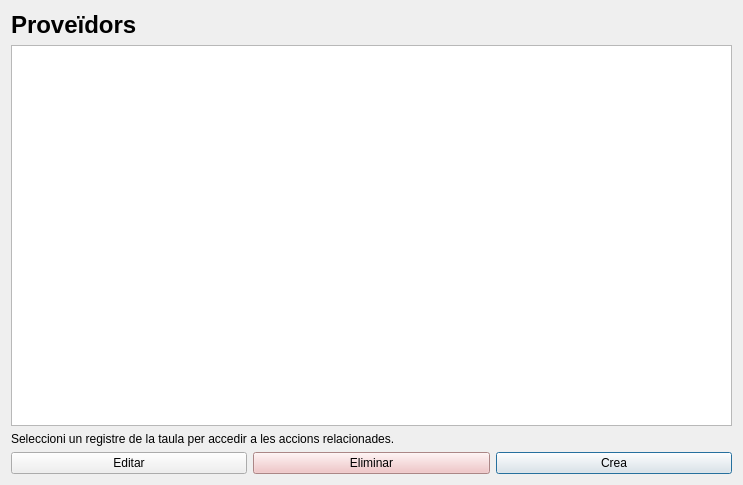
<?xml version="1.0" encoding="UTF-8"?>
<ui version="4.0">
 <class>ShowVendors</class>
 <widget class="QWidget" name="ShowVendors">
  <property name="geometry">
   <rect>
    <x>0</x>
    <y>0</y>
    <width>743</width>
    <height>485</height>
   </rect>
  </property>
  <property name="windowTitle">
   <string>Mostra proveïdors</string>
  </property>
  <layout class="QVBoxLayout" name="verticalLayout_2">
   <item>
    <layout class="QVBoxLayout" name="verticalLayout">
     <item>
      <widget class="QLabel" name="labelTitle">
       <property name="text">
        <string>&lt;html&gt;&lt;head/&gt;&lt;body&gt;&lt;h1 style=&quot; margin-top:18px; margin-bottom:12px; margin-left:0px; margin-right:0px; -qt-block-indent:0; text-indent:0px;&quot;&gt;&lt;span style=&quot; font-size:xx-large; font-weight:700;&quot;&gt;Proveïdors&lt;/span&gt;&lt;/h1&gt;&lt;/body&gt;&lt;/html&gt;</string>
       </property>
       <property name="textFormat">
        <enum>Qt::MarkdownText</enum>
       </property>
      </widget>
     </item>
     <item>
      <widget class="QTableWidget" name="tableVendors">
       <property name="rowCount">
        <number>0</number>
       </property>
       <property name="columnCount">
        <number>0</number>
       </property>
      </widget>
     </item>
     <item>
      <widget class="QLabel" name="labelDescription">
       <property name="text">
        <string>Seleccioni un registre de la taula per accedir a les accions relacionades.</string>
       </property>
      </widget>
     </item>
    </layout>
   </item>
   <item>
    <layout class="QHBoxLayout" name="horizontalLayout">
     <item>
      <widget class="QPushButton" name="buttonEdit">
       <property name="enabled">
        <bool>true</bool>
       </property>
       <property name="sizePolicy">
        <sizepolicy hsizetype="Preferred" vsizetype="Fixed">
         <horstretch>0</horstretch>
         <verstretch>0</verstretch>
        </sizepolicy>
       </property>
       <property name="text">
        <string>Editar</string>
       </property>
       <property name="checkable">
        <bool>false</bool>
       </property>
       <property name="default">
        <bool>false</bool>
       </property>
       <property name="flat">
        <bool>false</bool>
       </property>
      </widget>
     </item>
     <item>
      <widget class="QPushButton" name="buttonDelete">
       <property name="enabled">
        <bool>true</bool>
       </property>
       <property name="palette">
        <palette>
         <active>
          <colorrole role="WindowText">
           <brush brushstyle="SolidPattern">
            <color alpha="255">
             <red>0</red>
             <green>0</green>
             <blue>0</blue>
            </color>
           </brush>
          </colorrole>
          <colorrole role="Button">
           <brush brushstyle="SolidPattern">
            <color alpha="255">
             <red>240</red>
             <green>187</green>
             <blue>188</blue>
            </color>
           </brush>
          </colorrole>
          <colorrole role="Light">
           <brush brushstyle="SolidPattern">
            <color alpha="255">
             <red>255</red>
             <green>255</green>
             <blue>255</blue>
            </color>
           </brush>
          </colorrole>
          <colorrole role="Midlight">
           <brush brushstyle="SolidPattern">
            <color alpha="255">
             <red>247</red>
             <green>221</green>
             <blue>221</blue>
            </color>
           </brush>
          </colorrole>
          <colorrole role="Dark">
           <brush brushstyle="SolidPattern">
            <color alpha="255">
             <red>120</red>
             <green>94</green>
             <blue>94</blue>
            </color>
           </brush>
          </colorrole>
          <colorrole role="Mid">
           <brush brushstyle="SolidPattern">
            <color alpha="255">
             <red>160</red>
             <green>125</green>
             <blue>125</blue>
            </color>
           </brush>
          </colorrole>
          <colorrole role="Text">
           <brush brushstyle="SolidPattern">
            <color alpha="255">
             <red>0</red>
             <green>0</green>
             <blue>0</blue>
            </color>
           </brush>
          </colorrole>
          <colorrole role="BrightText">
           <brush brushstyle="SolidPattern">
            <color alpha="255">
             <red>255</red>
             <green>255</green>
             <blue>255</blue>
            </color>
           </brush>
          </colorrole>
          <colorrole role="ButtonText">
           <brush brushstyle="SolidPattern">
            <color alpha="255">
             <red>0</red>
             <green>0</green>
             <blue>0</blue>
            </color>
           </brush>
          </colorrole>
          <colorrole role="Base">
           <brush brushstyle="SolidPattern">
            <color alpha="255">
             <red>255</red>
             <green>255</green>
             <blue>255</blue>
            </color>
           </brush>
          </colorrole>
          <colorrole role="Window">
           <brush brushstyle="SolidPattern">
            <color alpha="255">
             <red>240</red>
             <green>187</green>
             <blue>188</blue>
            </color>
           </brush>
          </colorrole>
          <colorrole role="Shadow">
           <brush brushstyle="SolidPattern">
            <color alpha="255">
             <red>0</red>
             <green>0</green>
             <blue>0</blue>
            </color>
           </brush>
          </colorrole>
          <colorrole role="AlternateBase">
           <brush brushstyle="SolidPattern">
            <color alpha="255">
             <red>247</red>
             <green>221</green>
             <blue>221</blue>
            </color>
           </brush>
          </colorrole>
          <colorrole role="ToolTipBase">
           <brush brushstyle="SolidPattern">
            <color alpha="255">
             <red>255</red>
             <green>255</green>
             <blue>220</blue>
            </color>
           </brush>
          </colorrole>
          <colorrole role="ToolTipText">
           <brush brushstyle="SolidPattern">
            <color alpha="255">
             <red>0</red>
             <green>0</green>
             <blue>0</blue>
            </color>
           </brush>
          </colorrole>
          <colorrole role="PlaceholderText">
           <brush brushstyle="SolidPattern">
            <color alpha="127">
             <red>0</red>
             <green>0</green>
             <blue>0</blue>
            </color>
           </brush>
          </colorrole>
         </active>
         <inactive>
          <colorrole role="WindowText">
           <brush brushstyle="SolidPattern">
            <color alpha="255">
             <red>0</red>
             <green>0</green>
             <blue>0</blue>
            </color>
           </brush>
          </colorrole>
          <colorrole role="Button">
           <brush brushstyle="SolidPattern">
            <color alpha="255">
             <red>240</red>
             <green>187</green>
             <blue>188</blue>
            </color>
           </brush>
          </colorrole>
          <colorrole role="Light">
           <brush brushstyle="SolidPattern">
            <color alpha="255">
             <red>255</red>
             <green>255</green>
             <blue>255</blue>
            </color>
           </brush>
          </colorrole>
          <colorrole role="Midlight">
           <brush brushstyle="SolidPattern">
            <color alpha="255">
             <red>247</red>
             <green>221</green>
             <blue>221</blue>
            </color>
           </brush>
          </colorrole>
          <colorrole role="Dark">
           <brush brushstyle="SolidPattern">
            <color alpha="255">
             <red>120</red>
             <green>94</green>
             <blue>94</blue>
            </color>
           </brush>
          </colorrole>
          <colorrole role="Mid">
           <brush brushstyle="SolidPattern">
            <color alpha="255">
             <red>160</red>
             <green>125</green>
             <blue>125</blue>
            </color>
           </brush>
          </colorrole>
          <colorrole role="Text">
           <brush brushstyle="SolidPattern">
            <color alpha="255">
             <red>0</red>
             <green>0</green>
             <blue>0</blue>
            </color>
           </brush>
          </colorrole>
          <colorrole role="BrightText">
           <brush brushstyle="SolidPattern">
            <color alpha="255">
             <red>255</red>
             <green>255</green>
             <blue>255</blue>
            </color>
           </brush>
          </colorrole>
          <colorrole role="ButtonText">
           <brush brushstyle="SolidPattern">
            <color alpha="255">
             <red>0</red>
             <green>0</green>
             <blue>0</blue>
            </color>
           </brush>
          </colorrole>
          <colorrole role="Base">
           <brush brushstyle="SolidPattern">
            <color alpha="255">
             <red>255</red>
             <green>255</green>
             <blue>255</blue>
            </color>
           </brush>
          </colorrole>
          <colorrole role="Window">
           <brush brushstyle="SolidPattern">
            <color alpha="255">
             <red>240</red>
             <green>187</green>
             <blue>188</blue>
            </color>
           </brush>
          </colorrole>
          <colorrole role="Shadow">
           <brush brushstyle="SolidPattern">
            <color alpha="255">
             <red>0</red>
             <green>0</green>
             <blue>0</blue>
            </color>
           </brush>
          </colorrole>
          <colorrole role="AlternateBase">
           <brush brushstyle="SolidPattern">
            <color alpha="255">
             <red>247</red>
             <green>221</green>
             <blue>221</blue>
            </color>
           </brush>
          </colorrole>
          <colorrole role="ToolTipBase">
           <brush brushstyle="SolidPattern">
            <color alpha="255">
             <red>255</red>
             <green>255</green>
             <blue>220</blue>
            </color>
           </brush>
          </colorrole>
          <colorrole role="ToolTipText">
           <brush brushstyle="SolidPattern">
            <color alpha="255">
             <red>0</red>
             <green>0</green>
             <blue>0</blue>
            </color>
           </brush>
          </colorrole>
          <colorrole role="PlaceholderText">
           <brush brushstyle="SolidPattern">
            <color alpha="127">
             <red>0</red>
             <green>0</green>
             <blue>0</blue>
            </color>
           </brush>
          </colorrole>
         </inactive>
         <disabled>
          <colorrole role="WindowText">
           <brush brushstyle="SolidPattern">
            <color alpha="255">
             <red>120</red>
             <green>94</green>
             <blue>94</blue>
            </color>
           </brush>
          </colorrole>
          <colorrole role="Button">
           <brush brushstyle="SolidPattern">
            <color alpha="255">
             <red>240</red>
             <green>187</green>
             <blue>188</blue>
            </color>
           </brush>
          </colorrole>
          <colorrole role="Light">
           <brush brushstyle="SolidPattern">
            <color alpha="255">
             <red>255</red>
             <green>255</green>
             <blue>255</blue>
            </color>
           </brush>
          </colorrole>
          <colorrole role="Midlight">
           <brush brushstyle="SolidPattern">
            <color alpha="255">
             <red>247</red>
             <green>221</green>
             <blue>221</blue>
            </color>
           </brush>
          </colorrole>
          <colorrole role="Dark">
           <brush brushstyle="SolidPattern">
            <color alpha="255">
             <red>120</red>
             <green>94</green>
             <blue>94</blue>
            </color>
           </brush>
          </colorrole>
          <colorrole role="Mid">
           <brush brushstyle="SolidPattern">
            <color alpha="255">
             <red>160</red>
             <green>125</green>
             <blue>125</blue>
            </color>
           </brush>
          </colorrole>
          <colorrole role="Text">
           <brush brushstyle="SolidPattern">
            <color alpha="255">
             <red>120</red>
             <green>94</green>
             <blue>94</blue>
            </color>
           </brush>
          </colorrole>
          <colorrole role="BrightText">
           <brush brushstyle="SolidPattern">
            <color alpha="255">
             <red>255</red>
             <green>255</green>
             <blue>255</blue>
            </color>
           </brush>
          </colorrole>
          <colorrole role="ButtonText">
           <brush brushstyle="SolidPattern">
            <color alpha="255">
             <red>120</red>
             <green>94</green>
             <blue>94</blue>
            </color>
           </brush>
          </colorrole>
          <colorrole role="Base">
           <brush brushstyle="SolidPattern">
            <color alpha="255">
             <red>240</red>
             <green>187</green>
             <blue>188</blue>
            </color>
           </brush>
          </colorrole>
          <colorrole role="Window">
           <brush brushstyle="SolidPattern">
            <color alpha="255">
             <red>240</red>
             <green>187</green>
             <blue>188</blue>
            </color>
           </brush>
          </colorrole>
          <colorrole role="Shadow">
           <brush brushstyle="SolidPattern">
            <color alpha="255">
             <red>0</red>
             <green>0</green>
             <blue>0</blue>
            </color>
           </brush>
          </colorrole>
          <colorrole role="AlternateBase">
           <brush brushstyle="SolidPattern">
            <color alpha="255">
             <red>240</red>
             <green>187</green>
             <blue>188</blue>
            </color>
           </brush>
          </colorrole>
          <colorrole role="ToolTipBase">
           <brush brushstyle="SolidPattern">
            <color alpha="255">
             <red>255</red>
             <green>255</green>
             <blue>220</blue>
            </color>
           </brush>
          </colorrole>
          <colorrole role="ToolTipText">
           <brush brushstyle="SolidPattern">
            <color alpha="255">
             <red>0</red>
             <green>0</green>
             <blue>0</blue>
            </color>
           </brush>
          </colorrole>
          <colorrole role="PlaceholderText">
           <brush brushstyle="SolidPattern">
            <color alpha="127">
             <red>120</red>
             <green>94</green>
             <blue>94</blue>
            </color>
           </brush>
          </colorrole>
         </disabled>
        </palette>
       </property>
       <property name="toolTipDuration">
        <number>0</number>
       </property>
       <property name="text">
        <string>Eliminar</string>
       </property>
      </widget>
     </item>
     <item>
      <widget class="QPushButton" name="buttonAdd">
       <property name="text">
        <string>Crea</string>
       </property>
       <property name="autoDefault">
        <bool>false</bool>
       </property>
       <property name="default">
        <bool>true</bool>
       </property>
      </widget>
     </item>
    </layout>
   </item>
  </layout>
 </widget>
 <resources/>
 <connections/>
</ui>
